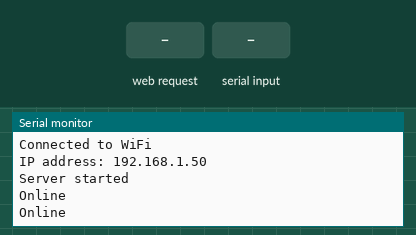
The sketch below on a simulated ESP32. Shown: the last lines printed to the serial monitor. The inputs (shaded band) are chosen by the test bench. WiFi joins after 1.5 s; servers stay silent unless stated; not simulated (calls return 0 or success): Secrets.h.

Above: at 3.2 s.
3.3 s: HTTP request GET /ping received
At 3.9 s:
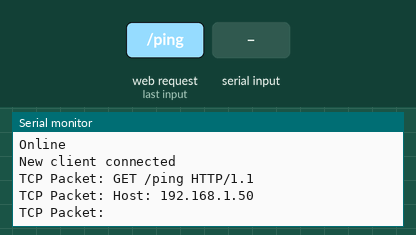
4.8 s: "ping\n" received over Serial
6.3 s: HTTP request GET /DISCOVER received
At 6.9 s:
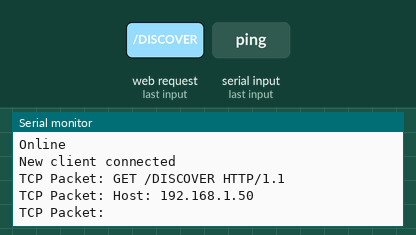
7.8 s: "DISCOVER\n" received over Serial
9.3 s: "1\n" received over Serial
At 9.9 s:
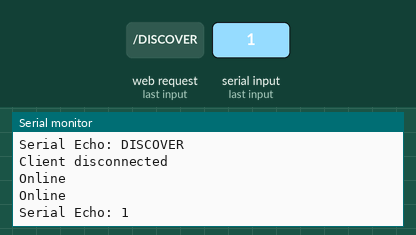

The sketch:

Esp32wifi.ino
```cpp
#include <WiFi.h>
#include <WiFiUdp.h>
#include <Arduino.h>
#include <Secrets.h>

const char* ssid = Secret_Wifi_SSID;
const char* password = Secret_Wifi_PASS;
const int tcpPort = 11112;
const int udpPort = 11113;
const char* uniqueID = "Esp32_1";

WiFiServer server(tcpPort);
WiFiUDP udp;
WiFiClient tcp;

bool connected = false;
unsigned long lastReconnectAttempt = 0;
const unsigned long reconnectInterval = 5000;

TaskHandle_t Task1;  // WiFi Connection Control task
TaskHandle_t Task2;  // TCP task
TaskHandle_t Task3;  // UDP task
TaskHandle_t Task4;  // Online print task
TaskHandle_t Task5;  // Serial Echo task

void setup() {
  Serial.begin(115200);

  WiFi.begin(ssid, password);
  while (WiFi.status() != WL_CONNECTED) {
    delay(1000);
    Serial.println("Connecting to WiFi...");
  }

  Serial.println("Connected to WiFi");
  Serial.print("IP address: ");
  Serial.println(WiFi.localIP());

  server.begin();
  udp.begin(udpPort);
  Serial.println("Server started");

  xTaskCreatePinnedToCore(wifiConnectionControl, "WiFiConnControl", 4096, NULL, 1, &Task1, 1);
  xTaskCreatePinnedToCore(tcpTask, "TCPTask", 4096, NULL, 1, &Task2, 1);
  xTaskCreatePinnedToCore(udpTask, "UDPTask", 4096, NULL, 1, &Task3, 1);
  xTaskCreatePinnedToCore(printOnlineTask, "OnlineTask", 2048, NULL, 1, &Task4, 0);
  xTaskCreatePinnedToCore(serialEchoTask, "SerialEchoTask", 2048, NULL, 1, &Task5, 0);
}

void loop() {
  vTaskDelete(NULL);
}

void wifiConnectionControl(void * pvParameters) {
  while (true) {
    if (WiFi.status() != WL_CONNECTED) {
      Serial.println("Reconnecting to WiFi...");
      WiFi.disconnect();
      WiFi.begin(ssid, password);
      while (WiFi.status() != WL_CONNECTED) {
        vTaskDelay(pdMS_TO_TICKS(1000));
      }
      Serial.println("Reconnected to WiFi");
    }
    vTaskDelay(pdMS_TO_TICKS(5000));
  }
}

void tcpTask(void * pvParameters) {
  while (true) {
    if (!tcp.connected()) {
      tcp = server.available();
      if (tcp) {
        Serial.println("New client connected");
        connected = true;
      }
    }

    if (tcp.connected()) {
      if (tcp.available()) {
        String received = tcp.readStringUntil('\n');
        received.trim();
        Serial.println("TCP Packet: " + received);
        tcp.println("TCP Echo: " + received);
        if (received == "ping") {
          tcp.println("pong");
        }
      }
    } else if (connected) {
      Serial.println("Client disconnected");
      connected = false;
    }
    vTaskDelay(pdMS_TO_TICKS(10));
  }
}

void udpTask(void * pvParameters) {
  while (true) {
    if (udp.parsePacket()) {
      char incomingPacket[255];
      int packetSize = udp.read(incomingPacket, 255);
      if (packetSize) {
        incomingPacket[packetSize] = 0;
        String packetContent = String(incomingPacket);
        Serial.println("UDP Packet: " + packetContent);

        if (packetContent == "DISCOVER") {
          udp.beginPacket(udp.remoteIP(), udp.remotePort());
          udp.print(uniqueID);
          udp.endPacket();
        } else {
          udp.beginPacket(udp.remoteIP(), udp.remotePort());
          udp.println("UDP Echo: " + packetContent);
          udp.endPacket();
        }
      }
    }
    vTaskDelay(pdMS_TO_TICKS(10));
  }
}

void printOnlineTask(void * pvParameters) {
  while (true) {
    Serial.println("Online");
    vTaskDelay(pdMS_TO_TICKS(1000));
  }
}

void serialEchoTask(void * pvParameters) {
  while (true) {
    if (Serial.available() > 0) {
      String received = Serial.readStringUntil('\n');
      received.trim();
      Serial.println("Serial Echo: " + received);
    }
    vTaskDelay(pdMS_TO_TICKS(10));
  }
}
```

Measured:
- after the input at 3.3 s, the serial monitor: prints a new line at once (image 1)
- after the input at 6.3 s, the serial monitor: prints a new line at once (image 2)
- after the input at 9.3 s, the serial monitor: prints a new line at once (image 3)
